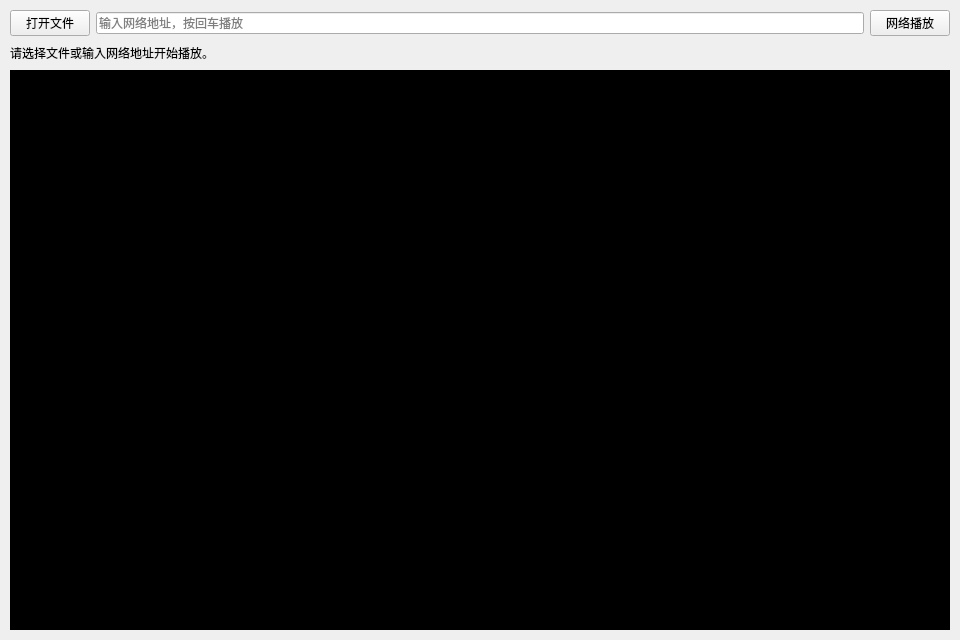
<?xml version="1.0" encoding="UTF-8"?>
<ui version="4.0">
 <class>player</class>
 <widget class="QWidget" name="player">
  <property name="geometry">
   <rect>
    <x>0</x>
    <y>0</y>
    <width>960</width>
    <height>640</height>
   </rect>
  </property>
  <property name="minimumSize">
   <size>
    <width>640</width>
    <height>400</height>
   </size>
  </property>
  <property name="windowTitle">
   <string>FFmpeg 播放器</string>
  </property>
  <layout class="QVBoxLayout" name="verticalLayout" stretch="0,0,1">
   <property name="spacing">
    <number>8</number>
   </property>
   <property name="leftMargin">
    <number>10</number>
   </property>
   <property name="topMargin">
    <number>10</number>
   </property>
   <property name="rightMargin">
    <number>10</number>
   </property>
   <property name="bottomMargin">
    <number>10</number>
   </property>
   <item>
    <layout class="QHBoxLayout" name="sourceLayout">
     <item>
      <widget class="QPushButton" name="pushButton_open">
       <property name="text">
        <string>打开文件</string>
       </property>
       <property name="toolTip">
        <string>打开本地媒体文件（Ctrl+O）</string>
       </property>
      </widget>
     </item>
     <item>
      <widget class="QLineEdit" name="lineEdit_source">
       <property name="clearButtonEnabled">
        <bool>true</bool>
       </property>
       <property name="placeholderText">
        <string>输入网络地址，按回车播放</string>
       </property>
       <property name="toolTip">
        <string>支持网络媒体地址，也可输入本地文件路径</string>
       </property>
      </widget>
     </item>
     <item>
      <widget class="QPushButton" name="pushButton_network">
       <property name="text">
        <string>网络播放</string>
       </property>
      </widget>
     </item>
    </layout>
   </item>
   <item>
    <widget class="QLabel" name="label_status">
     <property name="text">
      <string>请选择文件或输入网络地址开始播放。</string>
     </property>
     <property name="textFormat">
      <enum>Qt::PlainText</enum>
     </property>
     <property name="wordWrap">
      <bool>true</bool>
     </property>
     <property name="textInteractionFlags">
      <set>Qt::TextSelectableByMouse</set>
     </property>
    </widget>
   </item>
   <item>
    <widget class="QLabel" name="label">
     <property name="sizePolicy">
      <sizepolicy hsizetype="Ignored" vsizetype="Ignored">
       <horstretch>0</horstretch>
       <verstretch>0</verstretch>
      </sizepolicy>
     </property>
     <property name="minimumSize">
      <size>
       <width>160</width>
       <height>120</height>
      </size>
     </property>
     <property name="styleSheet">
      <string notr="true">background: black;</string>
     </property>
     <property name="text">
      <string/>
     </property>
     <property name="alignment">
      <set>Qt::AlignCenter</set>
     </property>
    </widget>
   </item>
  </layout>
 </widget>
 <layoutdefault spacing="6" margin="11"/>
 <resources/>
 <connections/>
</ui>
